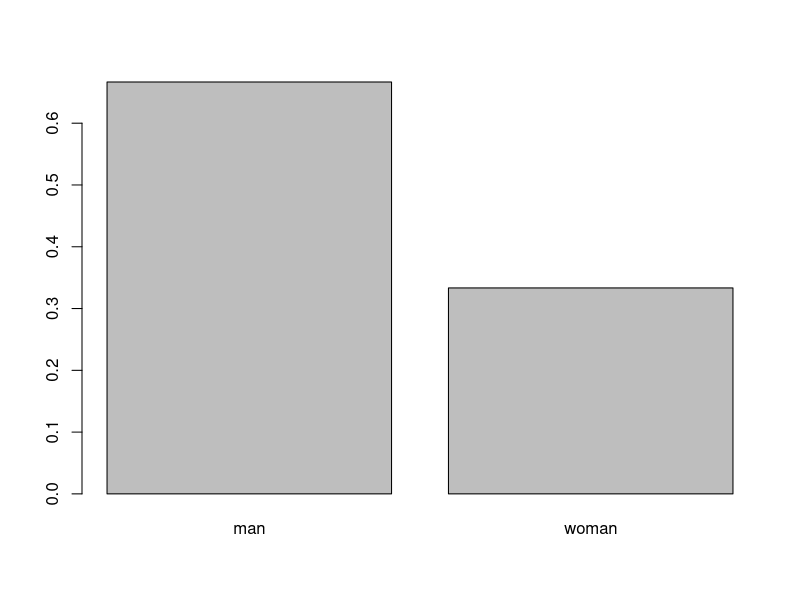
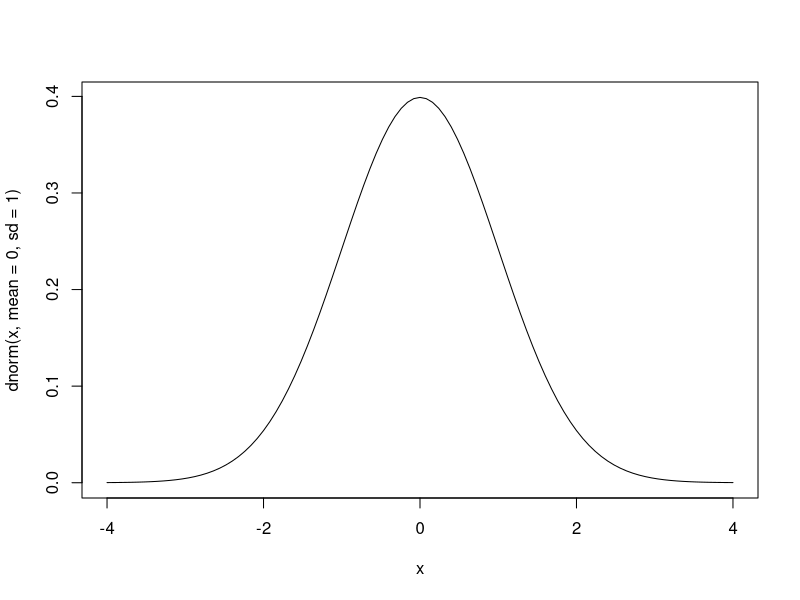
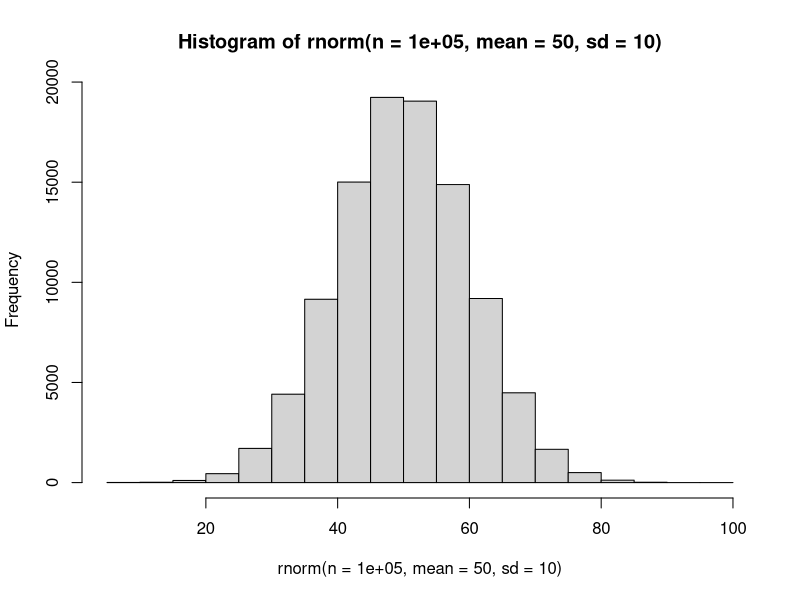
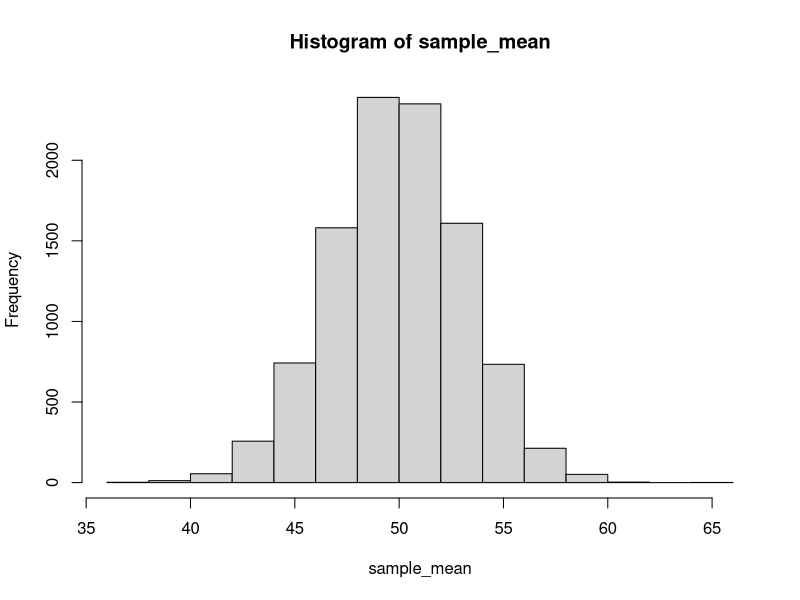
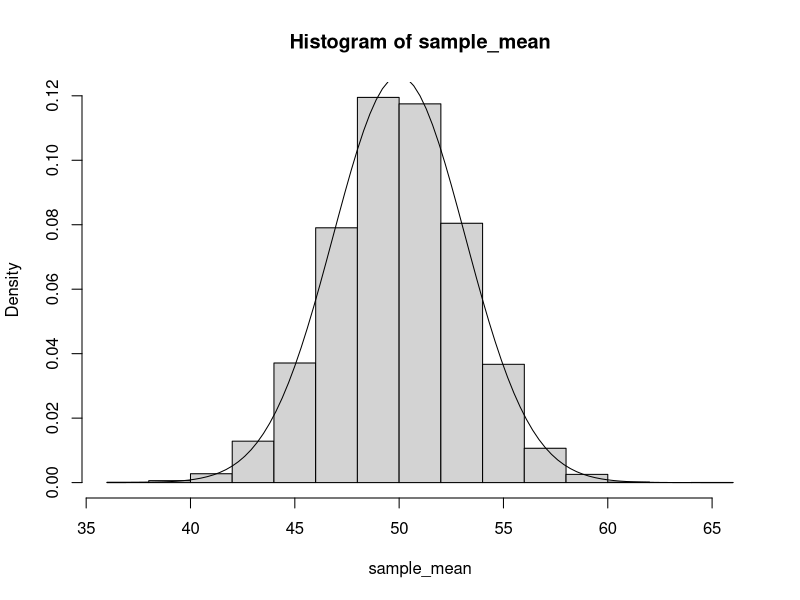

The R script that drew these images, in order:
# 確率分布
# ceiling()：小数点以下の切り上げ→切り下げはfloor関数を使う
# runif(n, min, max)：一様分布に従う乱数データを発生させる
dice_100 <- ceiling(runif(n=100,min=0,max=6))
table(dice_100)

# 母集団分布
barplot(c(2/3,1/3),names.arg=c("man","woman"))

# 正規分布
# curve(xを含んだ関数式, from=左端の値, to=右端の値)：指定した関数のグラフを作成する
# dnorm(確率変数の値、平均、標準偏差)：確率密度関数を求める関数
curve(dnorm(x,mean=0,sd=1),from=-4,to=4)

# rnorm(n, mean, sd)：標準正規分布に従う乱数を無作為に抽出する
rnorm(n=5,mean=50,sd=10)
hist(rnorm(n=100000,mean=50,sd=10))

# 標本分布をモンテカルロシミュレーションで求める
sample_mean <- numeric(length=10000)　# 推定値を格納する場所を予約
for(i in 1:10000){
  sample_test <- rnorm(n=10,mean=50,sd=10)
  sample_mean[i] <- mean(sample_test) # 標本平均の計算
}
hist(sample_mean)

# そのままヒストグラムと正規分布を重ねると縦軸の値が異なりずれるため、freq=FALSEでヒストグラムの縦軸の単位を揃える
hist(sample_mean,freq=FALSE)
curve(dnorm(x,mean=50,sd=sqrt(10)),add=TRUE)
